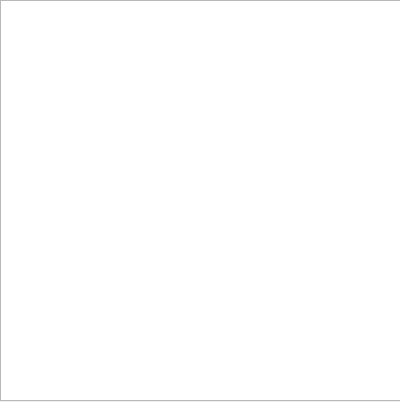
<?xml version="1.0" encoding="UTF-8"?>
<ui version="4.0">
 <class>msgWidget</class>
 <widget class="QWidget" name="msgWidget">
  <property name="geometry">
   <rect>
    <x>0</x>
    <y>0</y>
    <width>400</width>
    <height>402</height>
   </rect>
  </property>
  <property name="windowTitle">
   <string>msgWidget</string>
  </property>
  <widget class="QListWidget" name="listWidget">
   <property name="geometry">
    <rect>
     <x>0</x>
     <y>0</y>
     <width>401</width>
     <height>401</height>
    </rect>
   </property>
  </widget>
 </widget>
 <layoutdefault spacing="6" margin="11"/>
 <resources/>
 <connections/>
</ui>
